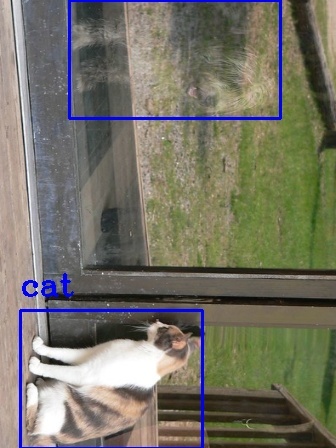
#> input picture 230211 bbox/test.jpg, 336 x 448 px, given in place of test.png, which was not available
$ jupyter execute 230120_backg_rm.ipynb
#> lines starting #> are read from the running program, lines starting #| are printed output that depends on the picture
[cell 1]
#배경 제거
import cv2
from google.colab.patches import cv2_imshow
import numpy as np

[cell 2]
# 이미지 경로
image_path="./test.png"

# 이미지 읽기
image = cv2.imread(image_path)
#> image is the input picture: shape (448, 336, 3); mean B, G, R 102.2, 115.4, 117.7
print(image.shape)
#| (448, 336, 3)

# 사각형 좌표 : 사각점의 x y 넓이 높이
rectangle = (0, 0, 400, 400)

# 초기 마스크 생성
mask = np.zeros(image.shape[:2], np.uint8)

# grabCut 에 사용할 임시 배열 생성
bgdModel = np.zeros((1,65), np.float64)
fgdModel = np.zeros((1,65), np.float64)

# grabCut 실행
# image -> 원본 이미지, bgdModel -> 배경을 위한 임시 배열, fgdModel -> 전경배경,
# 5 -> 반복횟수, cv2.GC_INIT_WITH_RECT -> 사각형 초기화
cv2. grabCut(image, mask, rectangle, bgdModel, fgdModel, 5, cv2.GC_INIT_WITH_RECT)

# 배경인 곳은 0 그 외에는 1로 설정한 마스크
mask_2 = np.where((mask==2) | (mask==0), 0, 1).astype('uint8')

# 이미지에 새로운 마스크 곱해서 -> 배경 제외
image_rgb_nobg = image * mask_2[:,:,np.newaxis]
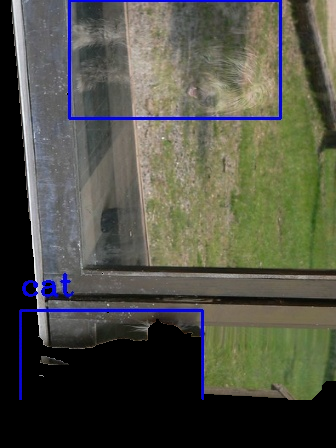
#> image_rgb_nobg: shape (448, 336, 3); mean B, G, R 69.7, 80.7, 80.1
cv2_imshow(image_rgb_nobg)


$ run again, with 230211 bbox/weather.jpg copied over 230211 bbox/test.jpg
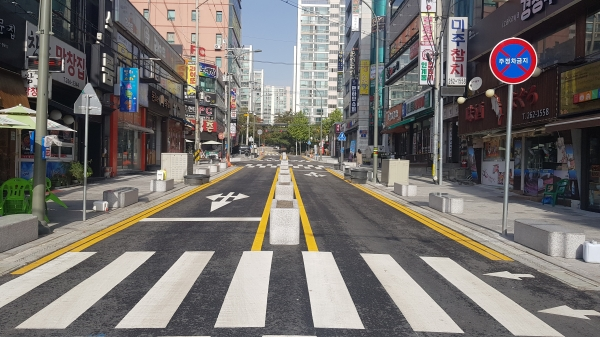
#> input picture 230211 bbox/weather.jpg, 600 x 337 px, given in place of test.png, which was not available
#> image is the input picture: shape (337, 600, 3); mean B, G, R 109.8, 112.6, 116.4
#| (337, 600, 3)
#> `image_rgb_nobg = image * mask_2[:,:,np.newaxis]`:
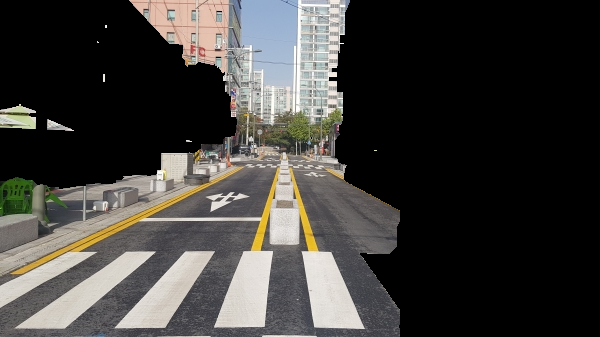
#> image_rgb_nobg: shape (337, 600, 3); mean B, G, R 58, 60.9, 62.6
